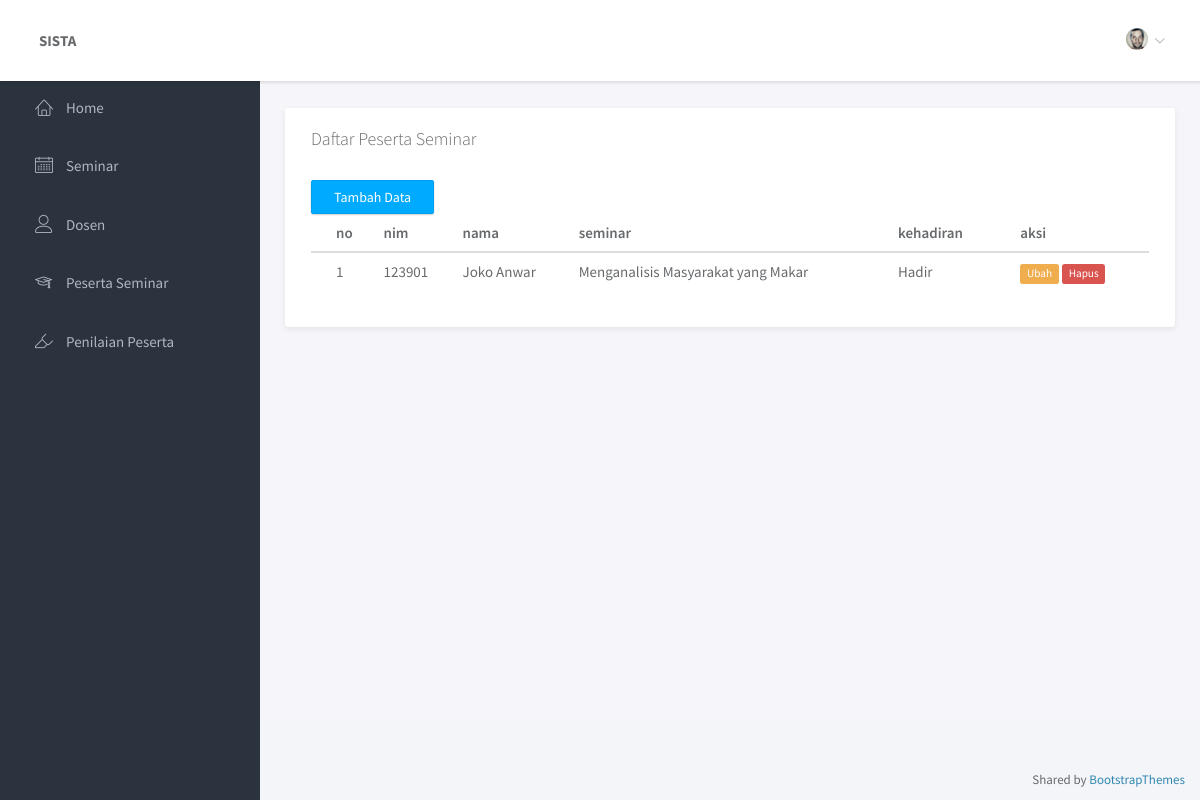
Page /index.php/peserta on the committed database.
### tables this page shows
CREATE TABLE `peserta_seminar` (
  `id` int(11) NOT NULL,
  `nim` varchar(10) DEFAULT NULL,
  `nama` varchar(45) DEFAULT NULL,
  `seminar_id` int(11) NOT NULL,
  `kehadiran` varchar(10) DEFAULT NULL
);

CREATE TABLE `seminar_ta` (
  `id` int(11) NOT NULL,
  `semester` int(11) DEFAULT NULL,
  `tanggal` date DEFAULT NULL,
  `jam` time DEFAULT NULL,
  `kategori_seminar_id` int(11) NOT NULL,
  `nim` varchar(10) DEFAULT NULL,
  `nama_mahasiswa` varchar(45) DEFAULT NULL,
  `judul` text DEFAULT NULL,
  `pembimbing_id` int(11) NOT NULL,
  `penguji1_id` int(11) DEFAULT NULL,
  `penguji2_id` int(11) DEFAULT NULL,
  `nilai_pembimbing` double DEFAULT NULL,
  `nilai_penguji1` double DEFAULT NULL,
  `nilai_penguji2` double DEFAULT NULL,
  `lokasi` varchar(40) DEFAULT NULL,
  `nilai_akhir` double DEFAULT NULL
);

### application/controllers/Peserta.php (called while the page is built, shortened)
<?php
class Peserta extends CI_Controller{
    public function __construct()
    {
        $this->load->model('peserta_model');
    }
    public function index(){
        $data['seminar'] = $this->peserta_model->joinSeminar();
        $this->load->view('layout/header');
        $this->load->view('peserta/peserta', $data);
        $this->load->view('layout/footer');
    }
}
?>

### index.php (called while the page is built, shortened)
<?php
require_once BASEPATH.'core/CodeIgniter.php';

### application/models/Peserta_model.php (called while the page is built, shortened)
<?php
class Peserta_model extends CI_Model{
    public function joinSeminar(){
        $this->db->select('seminar_ta.judul,  peserta_seminar.*')
        -> from('peserta_seminar')
        -> join('seminar_ta','peserta_seminar.seminar_id = seminar_ta.id');
        $query = $this->db->get();
        return $query->result_array();
    }
}
?>

### application/views/peserta/peserta.php (the view)
<div class="panel">
    <div class="panel-heading">
        <h3 class="panel-title">Daftar Peserta Seminar</h3>
    </div>
    <div class="panel-body">
    <a href="<?= base_url('peserta/tambah'); ?>" class="btn btn-primary">Tambah Data</a>
    <table class="table">
        <thead>
        <tr>
            <th scope='col'>no</th>
            <th scope='col'>nim</th>
            <th scope='col'>nama</th>
            <th scope='col'>seminar</th>
            <th scope='col'>kehadiran</th>
            <th scope='col'>aksi</th>
        </tr>
        </thead>
        <tbody>
            <?php
            $nomor=1;
            foreach($seminar as $row) :?>
            <tr>
                <td scope='row' ><?= $nomor++ ?></td>
                <td><?= $row['nim']?></td>
                <td><?= $row['nama'] ?></td>
                <td><?= $row['judul'] ?></td>
                <td><?= $row['kehadiran'] ?></td>
                <td>
                    <a href="<?= base_url('peserta/ubah/'); ?><?= $row['id']; ?>" class="label label-warning">Ubah</a>
                    <a href="<?= base_url('peserta/hapus/'); ?><?= $row['id']; ?>" class="label label-danger pl-2 pr-2" onclick="return confirm('Apakah kamu ingin menghapus data ini?');">Hapus</a>
                </td>
            </tr>
            <?php endforeach; ?>
        </tbody>
    </table>
    </div>
</div>

### public/assets/css/main.css (style rules this page uses)
html { position: relative; min-height: 100%; }
body { background-color: #F3F5F8; font-family: "Source Sans Pro", sans-serif; font-size: 15px; color: #676a6d; }
a { color: #3287B2; }
th { font-weight: 600; }
.btn { -webkit-border-radius: 2px; -moz-border-radius: 2px; border-radius: 2px; -moz-box-shadow: 0px 1px 2px 0 rgba(0, 0, 0, 0.2); -webkit-box-shadow: 0px 1px 2px 0 rgba(0, 0, 0, 0.2); box-shadow: 0px 1px 2px 0 rgba(0, 0, 0, 0.2); padding: 6px 22px; }
.btn-primary { background-color: #00AAFF; border-color: #00a0f0; }
.panel { -webkit-border-radius: 3px; -moz-border-radius: 3px; border-radius: 3px; -moz-box-shadow: 0 2px 6px rgba(0, 0, 0, 0.08); -webkit-box-shadow: 0 2px 6px rgba(0, 0, 0, 0.08); box-shadow: 0 2px 6px rgba(0, 0, 0, 0.08); background-color: #fff; margin-bottom: 30px; }
.panel .panel-heading, .panel .panel-body, .panel .panel-footer { padding-left: 25px; padding-right: 25px; }
.panel .panel-heading { padding-top: 20px; padding-bottom: 20px; position: relative; }
.panel .panel-heading .panel-title { margin: 0; font-size: 18px; font-weight: 300; }
.panel .panel-body { padding-top: 10px; padding-bottom: 15px; }
.panel .table > thead > tr > td:first-child, .panel .table > thead > tr > th:first-child, .panel .table > tbody > tr > td:first-child, .panel .table > tbody > tr > th:first-child, .panel .table > tfoot > tr > td:first-child, .panel .table > tfoot > tr > th:first-child { padding-left: 25px; }
.panel .table > thead > tr > td:last-child, .panel .table > thead > tr > th:last-child, .panel .table > tbody > tr > td:last-child, .panel .table > tbody > tr > th:last-child, .panel .table > tfoot > tr > td:last-child, .panel .table > tfoot > tr > th:last-child { padding-left: 25px; }
.label { font-weight: normal; }

### rows in the picture
peserta_seminar: nim "123901", nama "Joko Anwar", seminar.judul "Menganalisis Masyarakat yang Makar", kehadiran "Hadir"
